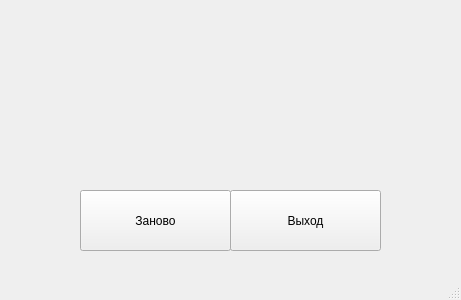
<?xml version="1.0" encoding="UTF-8"?>
<ui version="4.0">
 <class>MainWindow</class>
 <widget class="QMainWindow" name="MainWindow">
  <property name="geometry">
   <rect>
    <x>0</x>
    <y>0</y>
    <width>461</width>
    <height>300</height>
   </rect>
  </property>
  <property name="windowTitle">
   <string>Победа</string>
  </property>
  <widget class="QWidget" name="centralwidget">
   <widget class="QLabel" name="label_winner">
    <property name="geometry">
     <rect>
      <x>90</x>
      <y>70</y>
      <width>291</width>
      <height>91</height>
     </rect>
    </property>
    <property name="styleSheet">
     <string notr="true">font: 20pt &quot;MS Shell Dlg 2&quot;;</string>
    </property>
    <property name="text">
     <string/>
    </property>
   </widget>
   <widget class="QPushButton" name="pushButton_retry">
    <property name="geometry">
     <rect>
      <x>80</x>
      <y>190</y>
      <width>151</width>
      <height>61</height>
     </rect>
    </property>
    <property name="styleSheet">
     <string notr="true">font: 18pt &quot;MS Shell Dlg 2&quot;;</string>
    </property>
    <property name="text">
     <string>Заново</string>
    </property>
   </widget>
   <widget class="QPushButton" name="pushButton_exit">
    <property name="geometry">
     <rect>
      <x>230</x>
      <y>190</y>
      <width>151</width>
      <height>61</height>
     </rect>
    </property>
    <property name="styleSheet">
     <string notr="true">font: 18pt &quot;MS Shell Dlg 2&quot;;</string>
    </property>
    <property name="text">
     <string>Выход</string>
    </property>
   </widget>
  </widget>
  <widget class="QMenuBar" name="menubar">
   <property name="geometry">
    <rect>
     <x>0</x>
     <y>0</y>
     <width>461</width>
     <height>26</height>
    </rect>
   </property>
  </widget>
  <widget class="QStatusBar" name="statusbar"/>
 </widget>
 <resources/>
 <connections/>
</ui>
